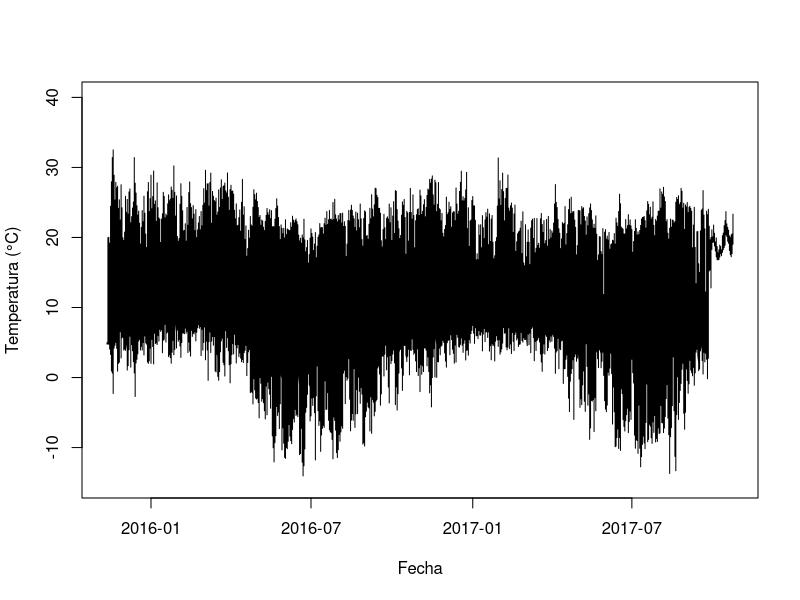
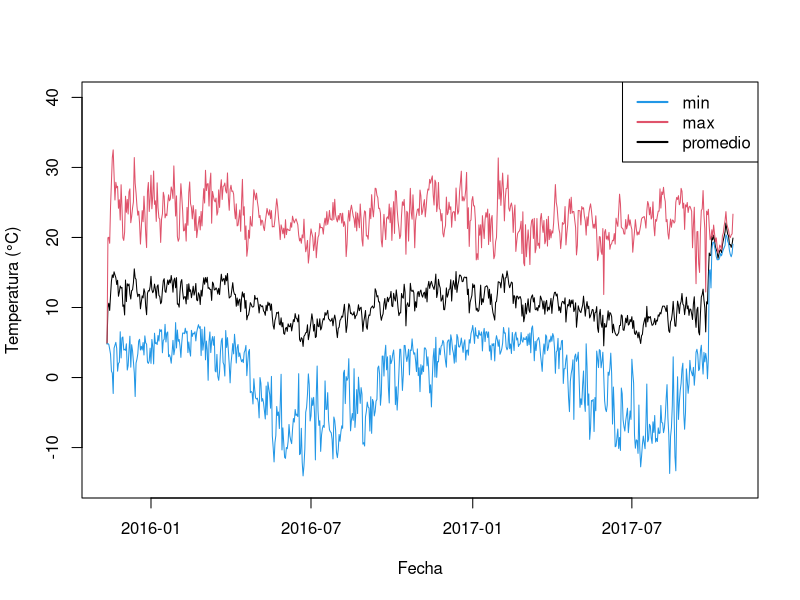
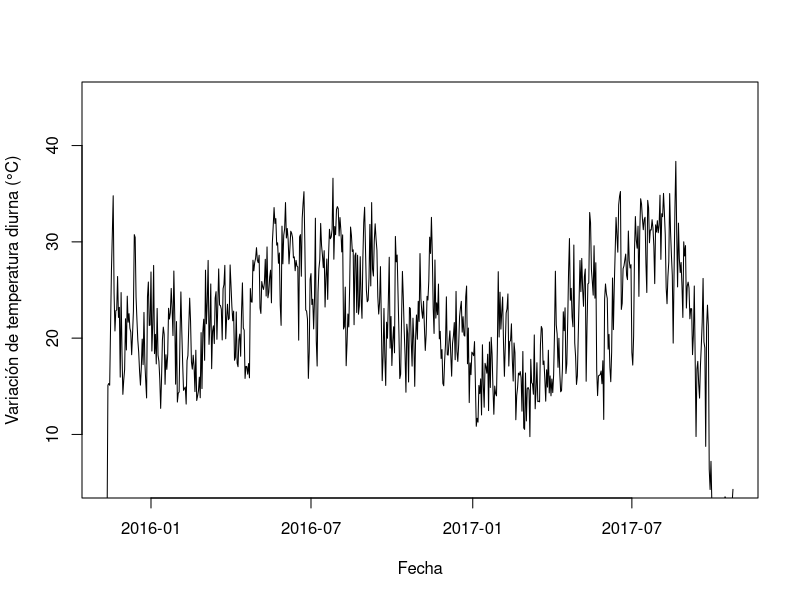
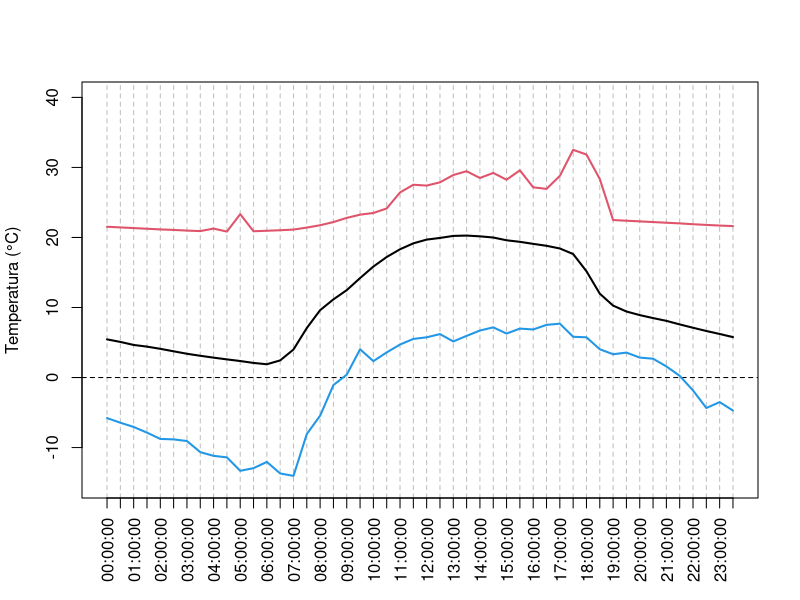
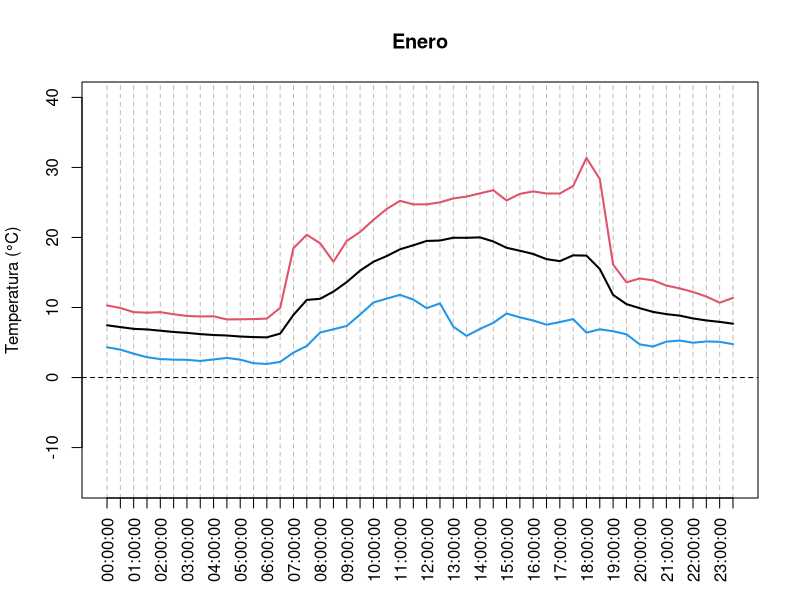
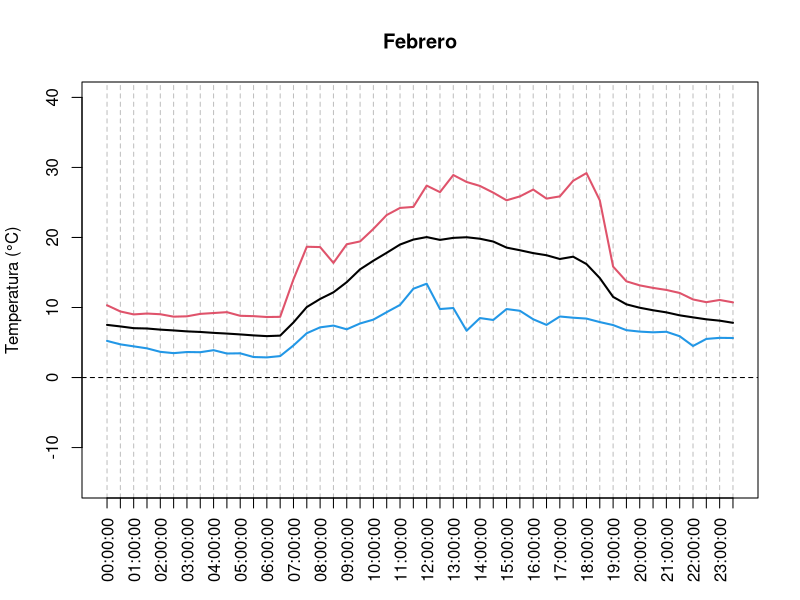
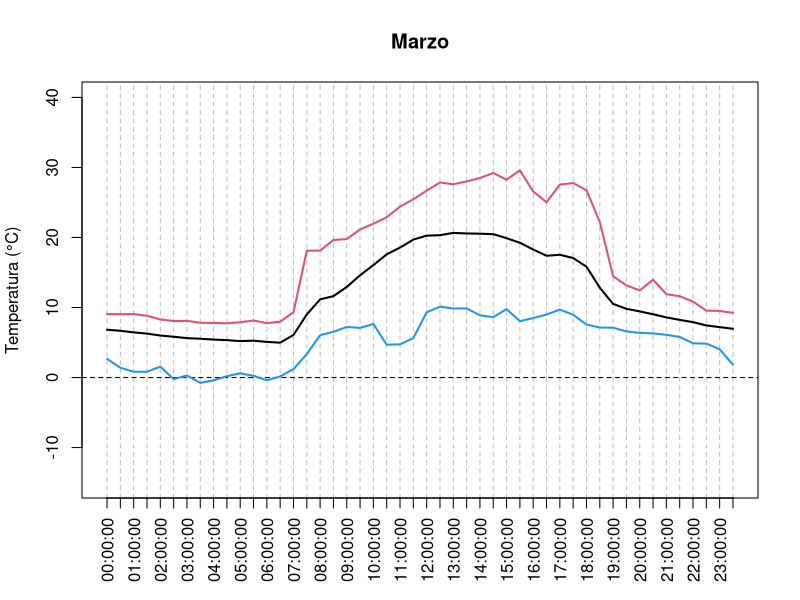
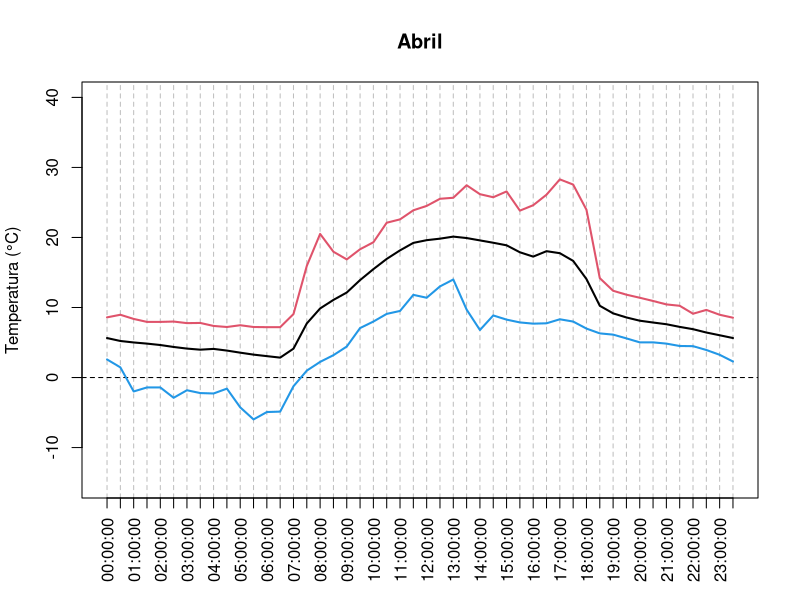

R code for these plots, in order:
## ---- chunk 1
bdd <- read.table("myFiles/E05C13.csv", skip = 1, header = TRUE, 
  sep = ",", dec = ".", stringsAsFactors = FALSE)
colnames(bdd) <- c("id", "date", "temp")
head(bdd)
tail(bdd)
str(bdd)
## ---- chunk 2
strsplit("11/12/15 23:00:00", split = " ")
## ---- chunk 3
strsplit("11/12/15 23:00:00", split = " ")[[1]]
## ---- chunk 4
bddDay <- sapply(strsplit(bdd[, 2], split = " "), "[[", 1)
head(bddDay)
## ---- chunk 5
bddDay <- as.factor(sapply(strsplit(bdd[, 2], split = " "), "[[", 1))
head(bddDay)
## ---- chunk 6
bddDay <- as.factor(sapply(strsplit(bdd[, 2], split = " "), "[[", 1))
udate <- unique(bddDay)
lev <- udate[sort.list(as.POSIXct(strptime(udate, "%m/%d/%y")))]
bddDay <- factor(bddDay, levels = lev)
head(bddDay)
## ---- chunk 7
bdd$bddDay <- bddDay
bdd$bddHour <- as.factor(sapply(strsplit(bdd[, 2], split = " "), "[[", 2))
head(bdd)
## ---- chunk 8
plot(x = as.Date(bdd$bddDay, format = "%m/%d/%y"), y = bdd$temp, 
	type = 'l', ylim = c(-15, 40), 
	xlab = "Fecha", ylab = "Temperatura (°C)")
## ---- chunk 9
tempDayMean <- aggregate(x = bdd[, 3], by = list(bdd[, 4]), FUN = mean)
tempDayMin <- aggregate(x = bdd[, 3], by = list(bdd[, 4]), FUN = min)
tempDayMax <- aggregate(x = bdd[, 3], by = list(bdd[, 4]), FUN = max)
plot(x = as.Date(tempDayMean[, 1], format = "%m/%d/%y"), 
	y = tempDayMean[, 2], type = 'l', ylim = c(-15, 40), 
	xlab = "Fecha", ylab = "Temperatura (°C)")
points(x = as.Date(tempDayMin[, 1], format = "%m/%d/%y"), 
	y = tempDayMin[, 2], type = 'l', col = 4)
points(x = as.Date(tempDayMax[, 1], format = "%m/%d/%y"), 
	y = tempDayMax[, 2], type = 'l', col = 2)
legend("topright", legend = c("min", "max", "promedio"), 
  lty = 1, lwd = 2, col = c(4, 2, 1))
## ---- chunk 10
tempDayTR <- tempDayMax[, 2] - tempDayMin[, 2]
plot(x = as.Date(tempDayMean[, 1], format = "%m/%d/%y"), 
	y = tempDayTR, type = 'l', ylim = c(5, 45), 
	xlab = "Fecha", ylab = "Variación de temperatura diurna (°C)")
## ---- chunk 11
tempHourMean <- aggregate(x = bdd[, 3], by = list(bdd[, 5]), FUN = mean)
tempHourMin <- aggregate(x = bdd[, 3], by = list(bdd[, 5]), FUN = min)
tempHourMax <- aggregate(x = bdd[, 3], by = list(bdd[, 5]), FUN = max)
hours <- seq(from = 0, to = 23.5, by = 0.5)
plot(x = hours, 
	y = tempHourMean[, 2], type = 'l', ylim = c(-15, 40), 
	xlab = "", ylab = "Temperatura (°C)", lwd = 2, 
	xaxt = "n", panel.first = {
		abline(v = hours, col = "gray", lty = 2)
		abline(h = 0, lty = 2)	
	})
axis(side = 1, at = hours, labels = tempHourMean[, 1], las = 2)
points(x = hours, y = tempHourMin[, 2], type = 'l', col = 4, lwd = 2)
points(x = hours, y = tempHourMax[, 2], type = 'l', col = 2, lwd = 2)
## ---- chunk 12
meses <- c("Enero", "Febrero", "Marzo", "Abril", "Mayo", "Junio", 
	"Julio", "Agosto", "Septiembre", "Octubre", "Noviembre", "Diciembre")
hours <- seq(from = 0, to = 23.5, by = 0.5)
bddMonth <- sapply(strsplit(as.character(bdd$bddDay), split = "/"), "[[", 1)
tempDayEachMonth <- lapply(sort(unique(bddMonth)), function(myMonth){
	bddX <- bdd[bddMonth == myMonth, ]
	tempHourMean <- aggregate(x = bddX[, 3], by = list(bddX[, 5]), FUN = mean)
	tempHourMin <- aggregate(x = bddX[, 3], by = list(bddX[, 5]), FUN = min)
	tempHourMax <- aggregate(x = bddX[, 3], by = list(bddX[, 5]), FUN = max)
	return(data.frame(tempHourMean, tempHourMin, tempHourMax))
})

for (i in seq_along(tempDayEachMonth)){
	plot(x = hours, y = tempDayEachMonth[[i]][, 2], 
		type = 'l', ylim = c(-15, 40), 
		xlab = "", ylab = "Temperatura (°C)", lwd = 2, 
		main = meses[i],
		xaxt = "n", panel.first = {
			abline(v = hours, col = "gray", lty = 2)
			abline(h = 0, lty = 2)	
		})
	axis(side = 1, at = hours, labels = tempHourMean[, 1], las = 2)
	points(x = hours, y = tempDayEachMonth[[i]][, 4], 
		type = 'l', col = 4, lwd = 2)
	points(x = hours, y = tempDayEachMonth[[i]][, 6], 
		type = 'l', col = 2, lwd = 2)
}
## ---- chunk 13
plot(x = hours, y = tempDayEachMonth[[1]][, 2], type = 'n', ylim = c(-10, 35),
	xlab = "", ylab = "Temperatura promedia (°C)",
	xaxt = "n", 
	panel.first = {
		abline(v = hours, col = "gray", lty = 2)
		abline(h = 0, lty = 2)	
	})
axis(side = 1, at = hours, labels = tempHourMean[, 1], las = 2)
myColors <- c("#A6CEE3", "#1F78B4", "#B2DF8A", "#33A02C", "#FB9A99", 
	"#E31A1C", "#FDBF6F", "#FF7F00", "#CAB2D6", "#6A3D9A", "#FFFF99", 
	"#B15928")
for (i in seq_along(tempDayEachMonth)){
	points(x = hours, 
		y = tempDayEachMonth[[i]][, 2], 
		type = 'l', col = myColors[i], lwd = 2)
}
legend("topright", ncol = 4, legend = meses, col = myColors, 
	lty = 1, lwd = 2, cex = 0.8)

plot(x = hours, y = tempDayEachMonth[[1]][, 2], type = 'n', ylim = c(0, 30),
	xlab = "", ylab = "Variación de temperatura diurna (°C)",
	xaxt = "n", 
	panel.first = {
		abline(v = hours, col = "gray", lty = 2)
		abline(h = 0, lty = 2)	
	})
axis(side = 1, at = hours, labels = tempHourMean[, 1], las = 2)
myColors <- c("#A6CEE3", "#1F78B4", "#B2DF8A", "#33A02C", "#FB9A99", 
	"#E31A1C", "#FDBF6F", "#FF7F00", "#CAB2D6", "#6A3D9A", "#FFFF99", 
	"#B15928")
for (i in seq_along(tempDayEachMonth)){
	points(x = hours, 
		y = tempDayEachMonth[[i]][, 6] - tempDayEachMonth[[i]][, 4], 
		type = 'l', col = myColors[i], lwd = 2)
}
legend("topright", ncol = 4, legend = meses, col = myColors, 
	lty = 1, lwd = 2, cex = 0.8)
